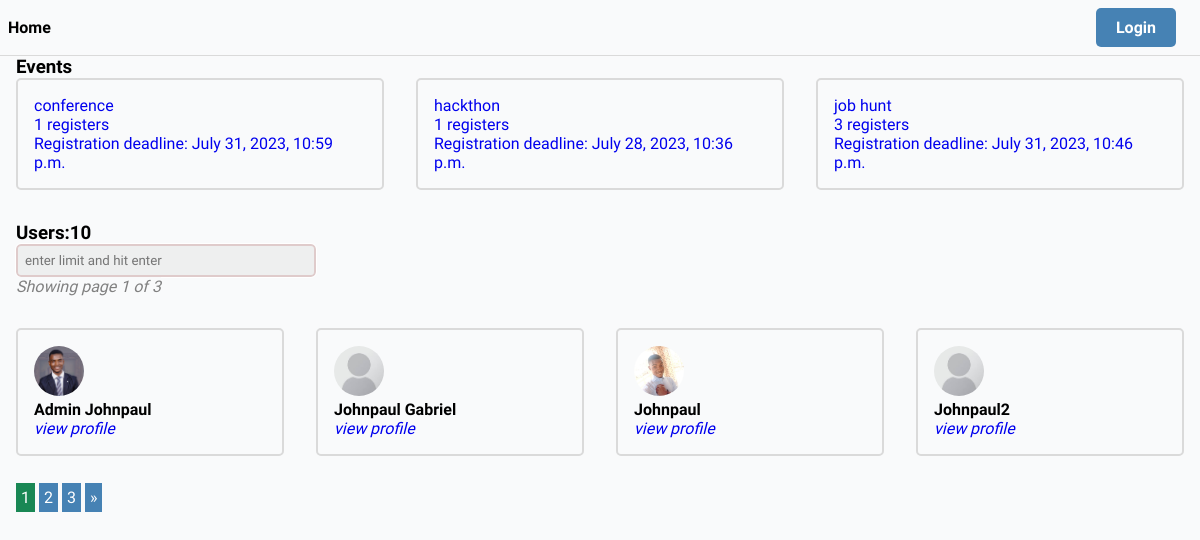
The page / on the database its author committed.
### core/models.py (models this page shows, shortened)
class Event(models.Model):
    name = models.CharField(max_length=200)
    description = models.TextField( null=True, blank=True)
    participants = models.ManyToManyField(User, blank=True, related_name='events')
    start_date = models.DateTimeField(null=True)
    end_date = models.DateTimeField(null=True)
    registration_deadline = models.DateTimeField(null=True)
    updated = models.DateTimeField(auto_now=True)
    created = models.DateTimeField(auto_now_add=True)
    id = models.UUIDField(primary_key=True, editable=False, unique=True, default=uuid.uuid4)
    def get_absolute_url(self):
        return reverse('event', args=[self.id])

### users/models.py (models this page shows, shortened)
class User(AbstractUser):
    username = models.CharField(max_length=100, null=True, blank=True)
    name = models.CharField(max_length=100)
    email = models.EmailField(unique=True)
    bio = models.TextField(null= True, blank=True)
    hackthon_participant = models.BooleanField(default=True, null=False)
    avatar = ResizedImageField(size = [300, 300] ,default = 'avatars/profile.jpeg', upload_to = "avatars/")
    id = models.UUIDField(primary_key=True, editable=False, unique=True, default=uuid.uuid4)
    twitter = models.URLField(max_length=500, null=True, blank=True)
    facebook = models.URLField(max_length=500, null=True, blank=True)
    linkedin = models.URLField(max_length=500, null=True, blank=True)
    github = models.URLField(max_length=500, null=True, blank=True)
    website = models.URLField(max_length=500, null=True, blank=True)
    USERNAME_FIELD = 'email' #makes username exempted
    REQUIRED_FIELDS = ['username']    #a must use when you use USERNAME_FIELD

### core/views.py (the view, shortened to what this page needs)
# urls.py: path('', IndexView.as_view(), name='index'),
class IndexView(View):
    def get(self, request):
        try:
            limit = int(request.GET.get('limit'))
        except:
            limit = 4
        print("-----------------------------")
        print(limit)
        users = get_user_model()
        Users = users.objects.filter(hackthon_participant=True)
        events = Event.objects.all()
        count = Users.count()
        paginator = Paginator(Users, limit)
        page_number = request.GET.get('page')
        page_obj = Paginator.get_page(paginator, page_number)
        pages = list(range(1, (paginator.num_pages + 1)))
        context = {
            'users':Users,
            'events': events,
            'count': count,
            'user_list':Users[0:limit],
            'page_obj':page_obj,
            'paginator':paginator,
            'page_number':page_number,
            'pages':pages
        }
        return render(request, 'core/index.html', context)

### templates/core/index.html (shortened to what this page needs)
{% extends 'base.html' %}
{% block content %}
    <section>
        <h3>Events</h3>
        <div class="event-list">
            {% for event in events %}
                <a href="{{event.get_absolute_url}}">
                    <div class="event-wrapper">
                        <p>{{event.name}}
                        <p>{{event.participants.all.count}} registers</p>
                        <p>Registration deadline: {{event.registration_deadline}}</p>
                    </div>
                </a>
            {% endfor %}
        </div>
    </section>
    <section class="section">
        <h3>Users:{{count}}</h3>
        <form action="" method="get">
            <input type="number" name="limit" placeholder="enter limit and hit enter" id="">
        </form>
        <div>
            <em style="color: grey;">Showing page {{page_obj.number}} of {{ page_obj.paginator.num_pages }}</em>
    </div>
        <div class="users-list section">
            {% for user in page_obj %}
                <div class="user-wrapper">
                    <img src="{{user.avatar.url}}" class="avatar" alt="{{user.name}}">
                <h4>{{user.name}}</h4>
                 <a href="{% url 'user-profile' user.id %}"><i>view profile</i></a>
                </div>
            {% endfor %}
        </div>
        <nav class="pagination-container">
                {% for page in pages %}
                <a class="page-link {% if page_obj.number == page %} active-page {% endif %} " href="?page={{page}}">{{page}}</a>
                {% endfor %}
                {% if page_obj.has_next %}
                <a class="page-link" href="?page={{ page_obj.next_page_number }}">&raquo;</a>
                {% endif %}
          </nav>
    </section>
{% endblock content %}

### static/css/main.css (style rules this page uses)
* { padding: 0; margin: 0; box-sizing: border-box; font-family: 'Readex Pro'; background-color: rgb(249, 250, 251); }
body { width: 100%; }
a { text-decoration: none; }
input, textarea { outline: solid 1px white; background: #eeeeeeea; padding: 7px; min-width: 300px; border-radius: 5px ; border: solid 2px #dfcbcb; }
.event-list { display: grid; grid-template-columns:1fr 1fr 1fr; gap: 2em; }
.event-wrapper { border: solid 2px rgb(218, 218, 218); padding: 1em; border-radius: 5px; }
.users-list { display: grid; grid-template-columns: 1fr 1fr 1fr 1fr; gap: 2em; }
.user-wrapper { border-radius: 5px; border: solid 2px #dadada; padding: 1em; }
.avatar { width: 50px; height: 50px; object-fit: cover; border-radius: 50%; }
.section { margin: 2em 0; }
.pagination-container { float: left; }
.page-link { text-decoration: none; background-color: steelblue; color: white; padding: 5px; }
.active-page { background-color: #198754; }

### rows shown on the page
Event: name "conference", participants.all.count "1", registration_deadline "July 31, 2023, 10:59 p.m."
Event: name "hackthon", participants.all.count "1", registration_deadline "July 28, 2023, 10:36 p.m."
Event: name "job hunt", participants.all.count "3", registration_deadline "July 31, 2023, 10:46 p.m."
User: avatar (picture), name "Admin Johnpaul"
User: avatar (placeholder picture), name "Johnpaul Gabriel"
User: avatar (picture), name "Johnpaul"
User: avatar (placeholder picture), name "Johnpaul2"

### other values the page prints
{{ count }} "10"
{{ page_obj.number }} "1"
{{ page_obj.paginator.num_pages }} "3"
{{ page }} "1" "2" "3"
